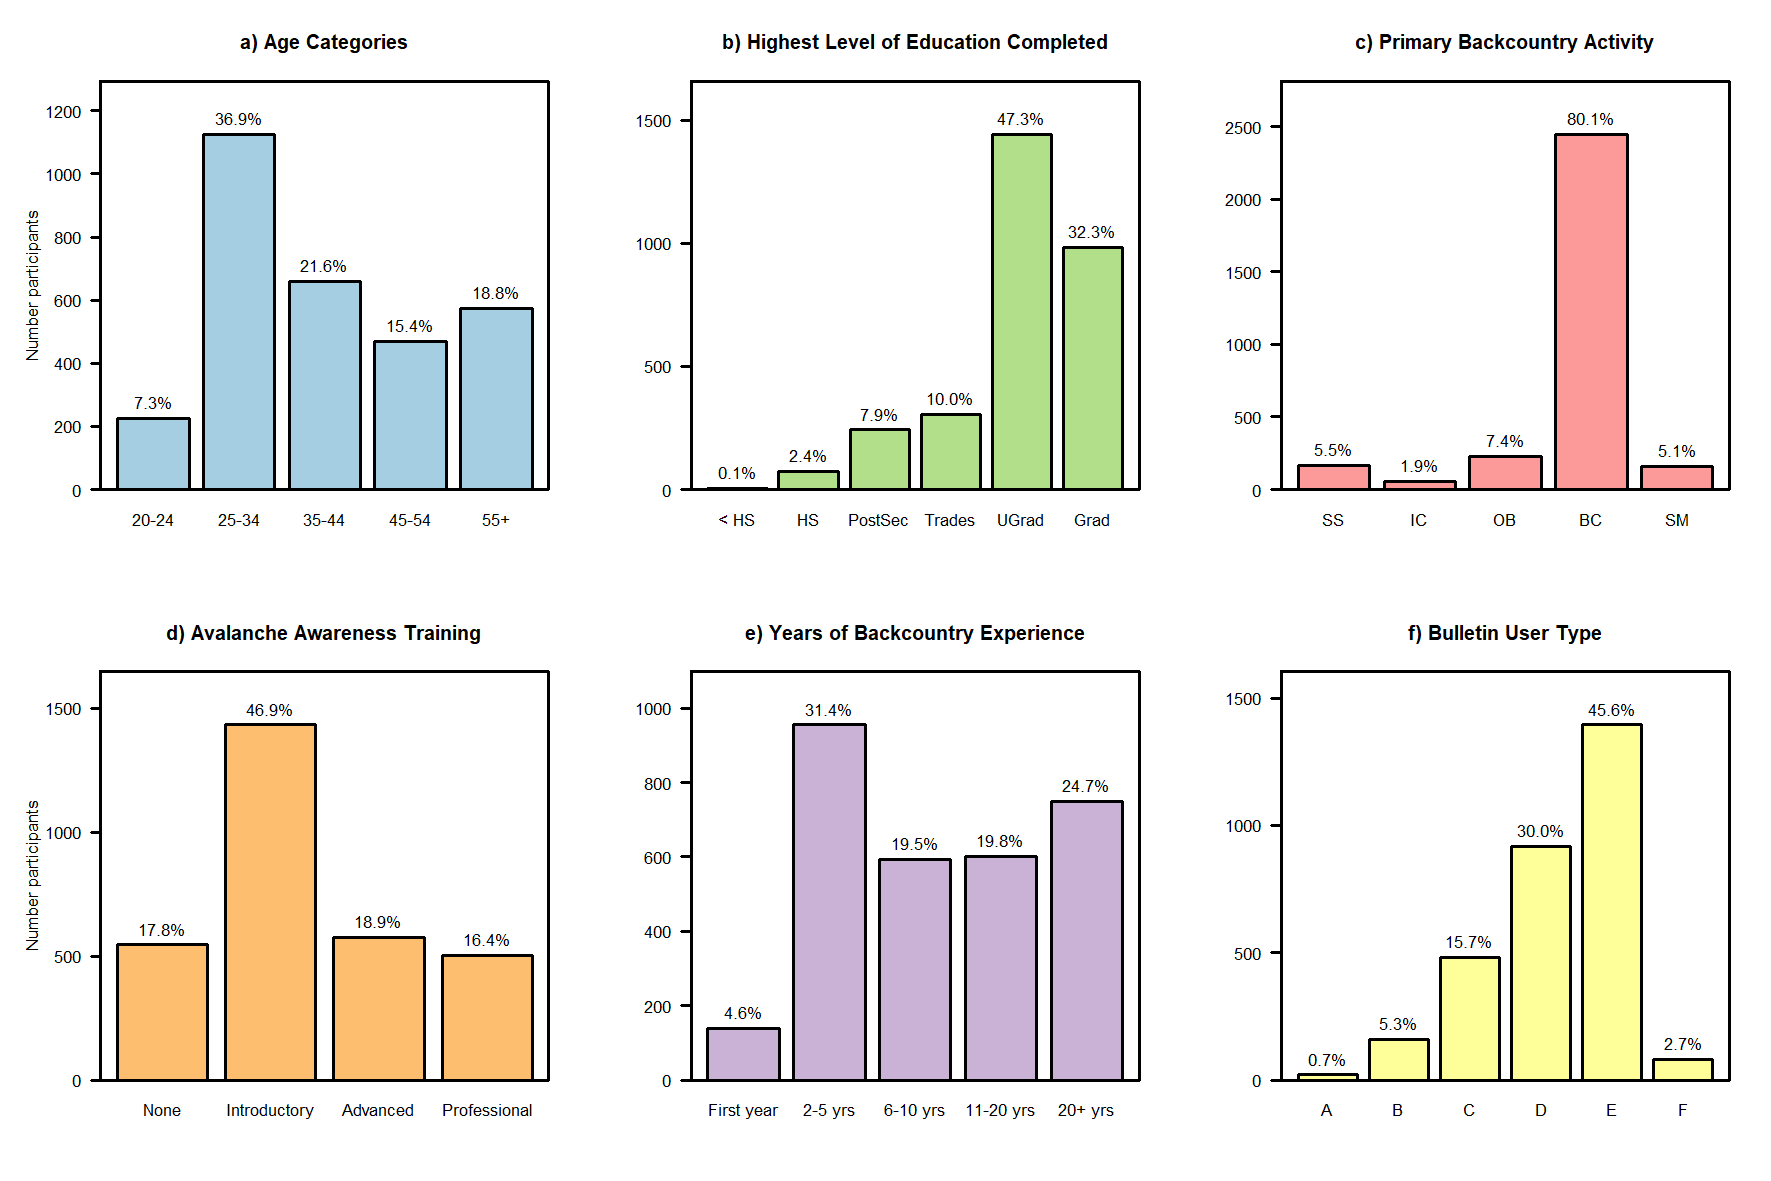

Source code (R):
## **************************
## ** FIG. 4: DEMOGRAPHICS **
## **************************
##
## Fisher, Haegeli and Mair: 
## Impact of information presentation on interpretability of spatial
## hazard information: Lessons from a study in avalanche safety
## Oct. 1, 2021


## Load data
load("ProcessedSurveyData.RData")

str(Tbl)
colnames(Tbl)

## Simplify some of the variables
Tbl$BackgrActivity_1 <- factor(Tbl$BackgrActivity_1, labels = c("SS", "IC", "OB", "BC", "BC", "SM"))
Tbl$BackgrAvTraining <- ordered(Tbl$BackgrAvTraining, labels = c("None", "None", "None", "Introductory", "Advanced", "Professional"))

## Summary stats
table(Tbl$DemogrGender)
table(Tbl$DemogrEduc)
table(Tbl$DemogrCountry)
table(Tbl$BackgrAvTraining)
table(Tbl$BackgrActivity_1)
table(Tbl$BullUseType)
table(Tbl$BackgrYrsOfExp)
table(Tbl$DemogrAge)

round(100*prop.table(table(Tbl$DemogrGender)),1)
round(100*prop.table(table(Tbl$DemogrEduc)),1)
round(100*prop.table(table(Tbl$DemogrCountry)),1)
round(100*prop.table(table(Tbl$BackgrAvTraining)),1)
round(100*prop.table(table(Tbl$BackgrActivity_1)),1)
round(100*prop.table(table(Tbl$BullUseType)),1)
round(100*prop.table(table(Tbl$BackgrYrsOfExp)),1)
round(100*prop.table(table(Tbl$DemogrAge)),1)

## Plotting
png(filename = "Fig04_Demographics.png", width = 15, height = 10, units = "cm", res = 300, pointsize = 6)
par(mfrow=c(2,3))

## Age
par(mar = c(5.1, 5.1, 4.1, 2.1))
(counts <- table(Tbl$DemogrAge))
perc <- round(100*prop.table(counts),1)
xaxis <- plot(Tbl$DemogrAge, main = "a) Age Categories", las = 1, ylab = "Number participants", ylim = c(0, 1.15*max(counts)), col = "#a6cee3")
box()
text(x = xaxis, y = counts, labels = sprintf("%3.1f%%", perc), pos = 3)

## Education
par(mar = c(5.1, 5.1, 4.1, 2.1))
(counts <- table(Tbl$DemogrEduc))
perc <- round(100*prop.table(counts),1)
xaxis <- plot(Tbl$DemogrEduc, main = "b) Highest Level of Education Completed", xaxt = "n", las = 1, ylab = "", ylim = c(0, 1.15*max(counts)), col = "#b2df8a")
axis(1, at = xaxis, labels = c("< HS", "HS", "PostSec", "Trades", "UGrad", "Grad"), tick = F)
box()
text(x = xaxis, y = counts, labels = sprintf("%3.1f%%", perc), pos = 3)

## Primariy BC activity
par(mar = c(5.1, 5.1, 4.1, 2.1))
(counts <- table(Tbl$BackgrActivity_1))
perc <- round(100*prop.table(counts),1)
xaxis <- plot(Tbl$BackgrActivity_1, main = "c) Primary Backcountry Activity", las = 1, ylab = "", ylim = c(0, 1.15*max(counts)), col = "#fb9a99")
box()
text(x = xaxis, y = counts, labels = sprintf("%3.1f%%", perc), pos = 3)

## Avalanche Training
par(mar = c(5.1, 5.1, 4.1, 2.1))
(counts <- table(Tbl$BackgrAvTraining))
perc <- round(100*prop.table(counts),1)
xaxis <- plot(Tbl$BackgrAvTraining, main = "d) Avalanche Awareness Training", las = 1, ylab = "Number participants", ylim = c(0, 1.15*max(counts)), col = "#fdbf6f")
box()
text(x = xaxis, y = counts, labels = sprintf("%3.1f%%", perc), pos = 3)

## Years of Experience
par(mar = c(5.1, 5.1, 4.1, 2.1))
(counts <- table(Tbl$BackgrYrsOfExp))
perc <- round(100*prop.table(counts),1)
xaxis <- plot(Tbl$BackgrYrsOfExp, main = "e) Years of Backcountry Experience", las = 1, ylab = "", ylim = c(0, 1.15*max(counts)), col = "#cab2d6")
box()
text(x = xaxis, y = counts, labels = sprintf("%3.1f%%", perc), pos = 3)

## Bulletin User Type
par(mar = c(5.1, 5.1, 4.1, 2.1))
(counts <- table(Tbl$BullUseType))
perc <- round(100*prop.table(counts),1)
xaxis <- plot(Tbl$BullUseType, main = "f) Bulletin User Type", las = 1, ylab = "", ylim = c(0, 1.15*max(counts)), col = "#ffff99")
box()
text(x = xaxis, y = counts, labels = sprintf("%3.1f%%", perc), pos = 3)

dev.off()

## Reset
par(mar = c(5.1, 4.1, 4.1, 2.1))
